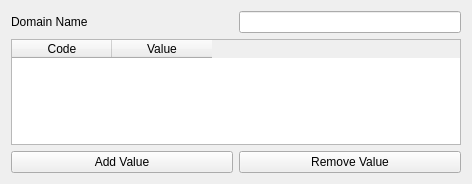
<?xml version="1.0" encoding="UTF-8"?>
<ui version="4.0">
 <class>Form</class>
 <widget class="QWidget" name="Form">
  <property name="geometry">
   <rect>
    <x>0</x>
    <y>0</y>
    <width>472</width>
    <height>184</height>
   </rect>
  </property>
  <property name="windowTitle">
   <string>Form</string>
  </property>
  <layout class="QGridLayout" name="gridLayout">
   <item row="0" column="0">
    <widget class="QLabel" name="label">
     <property name="sizePolicy">
      <sizepolicy hsizetype="Minimum" vsizetype="Preferred">
       <horstretch>0</horstretch>
       <verstretch>0</verstretch>
      </sizepolicy>
     </property>
     <property name="text">
      <string>Domain Name</string>
     </property>
    </widget>
   </item>
   <item row="0" column="1">
    <widget class="QLineEdit" name="domainNameLineEdit">
     <property name="sizePolicy">
      <sizepolicy hsizetype="MinimumExpanding" vsizetype="Fixed">
       <horstretch>0</horstretch>
       <verstretch>0</verstretch>
      </sizepolicy>
     </property>
    </widget>
   </item>
   <item row="1" column="0" colspan="2">
    <widget class="QTableWidget" name="tableWidget">
     <column>
      <property name="text">
       <string>Code</string>
      </property>
     </column>
     <column>
      <property name="text">
       <string>Value</string>
      </property>
     </column>
    </widget>
   </item>
   <item row="2" column="0">
    <widget class="QPushButton" name="addValuePushButton">
     <property name="sizePolicy">
      <sizepolicy hsizetype="MinimumExpanding" vsizetype="Fixed">
       <horstretch>0</horstretch>
       <verstretch>0</verstretch>
      </sizepolicy>
     </property>
     <property name="text">
      <string>Add Value</string>
     </property>
     <property name="icon">
      <iconset resource="../../resources.qrc">
       <normaloff>:/plugins/DsgTools/icons/plus.png</normaloff>:/plugins/DsgTools/icons/plus.png</iconset>
     </property>
     <property name="iconSize">
      <size>
       <width>12</width>
       <height>12</height>
      </size>
     </property>
    </widget>
   </item>
   <item row="2" column="1">
    <widget class="QPushButton" name="removeValuePushButton">
     <property name="sizePolicy">
      <sizepolicy hsizetype="MinimumExpanding" vsizetype="Fixed">
       <horstretch>0</horstretch>
       <verstretch>0</verstretch>
      </sizepolicy>
     </property>
     <property name="text">
      <string>Remove Value</string>
     </property>
     <property name="icon">
      <iconset resource="../../resources.qrc">
       <normaloff>:/plugins/DsgTools/icons/remove.png</normaloff>:/plugins/DsgTools/icons/remove.png</iconset>
     </property>
     <property name="iconSize">
      <size>
       <width>12</width>
       <height>12</height>
      </size>
     </property>
    </widget>
   </item>
  </layout>
 </widget>
 <resources>
  <include location="../../resources.qrc"/>
 </resources>
 <connections/>
</ui>
